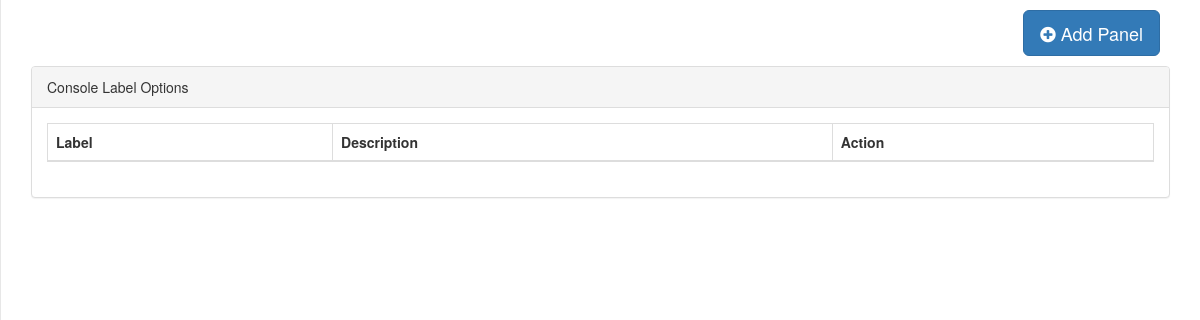
Page /elabel/pages/panel_label.php on the earlier database version.
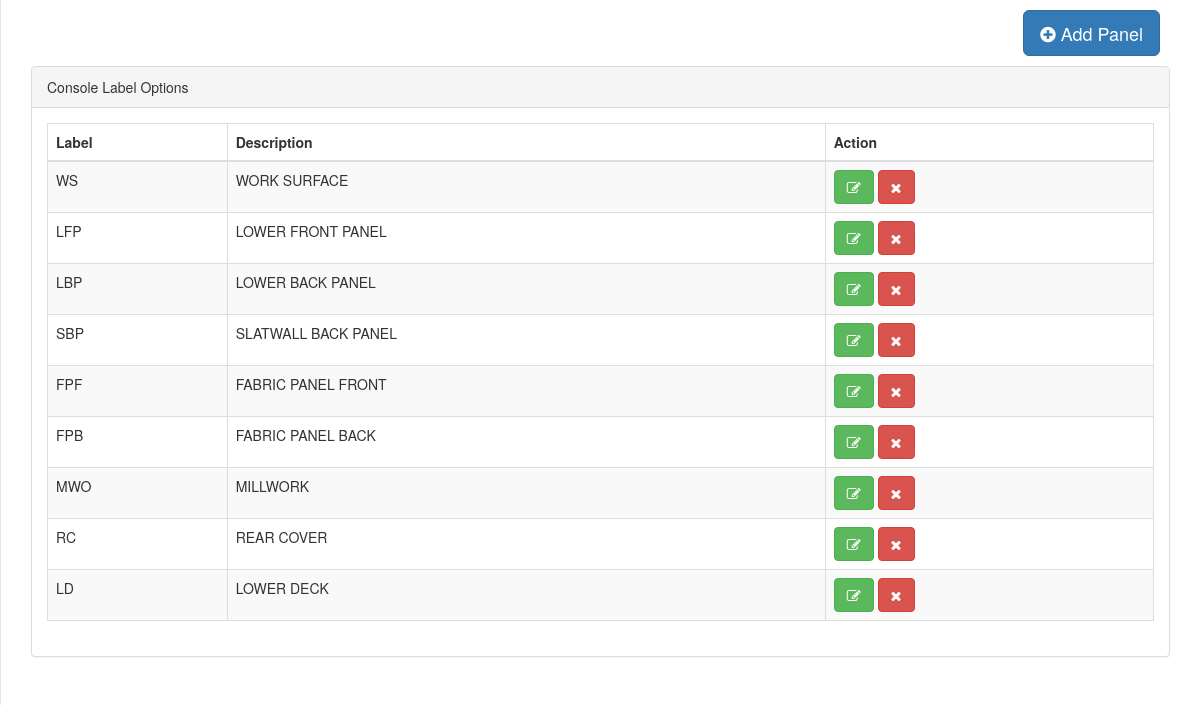
Same page on the later database version.
### tables this page shows
CREATE TABLE `panel_label` (
  `labelid` int(11) NOT NULL AUTO_INCREMENT,
  `labelname` varchar(100) DEFAULT NULL,
  `labeldescription` varchar(200) DEFAULT NULL,
  PRIMARY KEY (`labelid`)
);

### elabel/pages/include/functions.php (called while the page is built, shortened)
<?php
function selectListSQL($q){
	$conn = dbConnect();
	$stmt = $conn->prepare($q);
	$stmt->execute();
	$rows = $stmt->fetchAll();
	return $rows;
}
?>

### elabel/pages/panel_label.php (the view, shortened to what this page needs)
<!DOCTYPE html>
<html lang="en">
<head>
    <link href="../bower_components/bootstrap/dist/css/bootstrap.min.css" rel="stylesheet">
    <link href="../bower_components/metisMenu/dist/metisMenu.min.css" rel="stylesheet">
    <link href="../dist/css/sb-admin-2.css" rel="stylesheet">
    <link href="../bower_components/font-awesome/css/font-awesome.min.css" rel="stylesheet" type="text/css">
</head>
<body>
    <div id="wrapper">
        <div id="page-wrapper"  style="margin:0px;">
            <div class="row">
                <div class="col-lg-12">
							<div class="pull-right" style="padding:10px">
								<button id="addpanelbutton" class="btn btn-primary btn-lg" data-toggle="modal" data-target="#addPanel">
									<i class="fa fa-plus-circle"></i> Add Panel
								</button>
                            </div>
                </div>
            </div>
            <div class="row">
                <div class="col-lg-12">
                    <div class="panel panel-default">
                        <div class="panel-heading">
                            Console Label Options
                        </div>
                        <div class="panel-body">
                            <div class="dataTable_wrapper">
								<table class="table table-striped table-bordered table-hover" id="dataTables-example">
									<thead>
										<tr>
											<th>Label</th>
											<th>Description</th>
											<th>Action</th>
										</tr>
									</thead>
					<?php
						include_once("include/functions.php");
						$userlist = selectListSQL("SELECT * FROM panel_label");
						foreach ($userlist as $rows => $link) {
							$labelid = $link['labelid'];
							$labelname = $link['labelname'];
							$labeldescription = $link['labeldescription'];
							echo "<tr class='odd gradeX'>";
							echo "<td>$labelname</td>";
							echo "<td>$labeldescription</td>";
							echo "<td class='center'>
								<button class='btn btn-success' onClick='editlabel($labelid)'  data-toggle='modal' data-target='#addPanel'><i class='fa fa-edit'></i></button>
								<button class='btn btn-danger notification' id='notification' onClick='deletelabel($labelid)'><i class='fa fa-times'></i></button>
							</td>";
							echo "</tr>";
						}
						?>
													</table>
                        </div>
                    </div>
                </div>
            </div>
        </div>
    </div>
</body>
</html>

Differences in the rows shown:
added panel_label: labelname "WS", labeldescription "WORK SURFACE"
added panel_label: labelname "LFP", labeldescription "LOWER FRONT PANEL"
added panel_label: labelname "LBP", labeldescription "LOWER BACK PANEL"
added panel_label: labelname "SBP", labeldescription "SLATWALL BACK PANEL"
added panel_label: labelname "FPF", labeldescription "FABRIC PANEL FRONT"
added panel_label: labelname "FPB", labeldescription "FABRIC PANEL BACK"
added panel_label: labelname "MWO", labeldescription "MILLWORK"
added panel_label: labelname "RC", labeldescription "REAR COVER"
added panel_label: labelname "LD", labeldescription "LOWER DECK"
